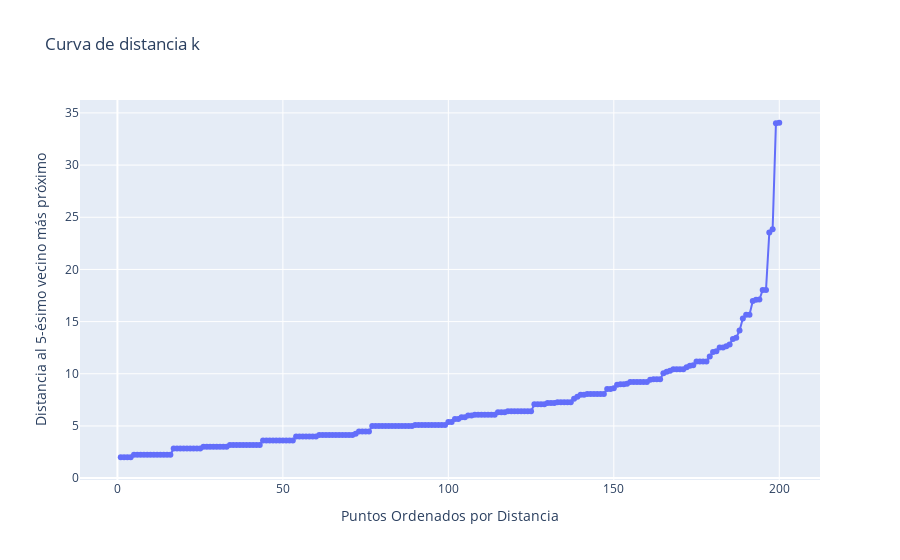

The code cell stored with this chart in its notebook:
### Markdown cell above
Al no tener relaciones aparentes nos centraremos solo en las variables que son más importantes: 'Annual Income (k$)' y 'Spending Score (1-100)'

### Code cell
# Preparamos las características relevantes
X = df[['Annual Income (k$)', 'Spending Score (1-100)']]
#X_scaled = StandardScaler().fit_transform(X)

plot_kn_distance(X, 5)

### Figure 1 — Plotly figure (JSON) as saved in the notebook; plotly's stock layout.template omitted (floating-point values rounded to 4 significant figures; data arrays with more than 128 entries replaced by an {"elided": "..."} marker saying what was removed)
{"data": [{"mode": "lines+markers", "name": "Curva de distancia k", "type": "scatter", "x": {"elided": "200 int values"}, "y": {"elided": "200 float values"}}], "layout": {"showlegend": false, "title": {"text": "Curva de distancia k"}, "xaxis": {"title": {"text": "Puntos Ordenados por Distancia"}}, "yaxis": {"title": {"text": "Distancia al 5-ésimo vecino más próximo"}}}}
